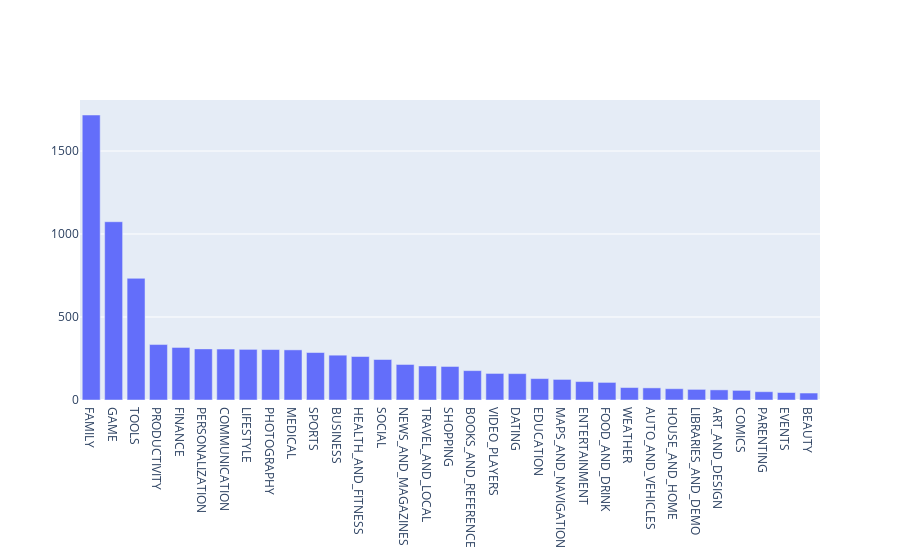

Notebook code cell kept with this figure:
### Markdown cell above
#### App Categories

### Code cell
import plotly
plotly.offline.init_notebook_mode(connected = True)
import plotly.graph_objs as go

uni_categories = len(df['Category'].unique())
print('Number of categories = ', uni_categories)

app_in_category = df['Category'].value_counts()
#sort
app_in_category = app_in_category.sort_values(ascending = False)

data = [go.Bar(
    x = app_in_category.index,  #index = category name
    y = app_in_category.values  #value = count
)]
plotly.offline.iplot(data)

### Figure 1 — Plotly figure (JSON) as saved in the notebook; plotly's stock layout.template omitted (floating-point values rounded to 4 significant figures)
{"data": [{"type": "bar", "x": ["FAMILY", "GAME", "TOOLS", "PRODUCTIVITY", "FINANCE", "PERSONALIZATION", "COMMUNICATION", "LIFESTYLE", "PHOTOGRAPHY", "MEDICAL", "SPORTS", "BUSINESS", "HEALTH_AND_FITNESS", "SOCIAL", "NEWS_AND_MAGAZINES", "TRAVEL_AND_LOCAL", "SHOPPING", "BOOKS_AND_REFERENCE", "VIDEO_PLAYERS", "DATING", "EDUCATION", "MAPS_AND_NAVIGATION", "ENTERTAINMENT", "FOOD_AND_DRINK", "WEATHER", "AUTO_AND_VEHICLES", "HOUSE_AND_HOME", "LIBRARIES_AND_DEMO", "ART_AND_DESIGN", "COMICS", "PARENTING", "EVENTS", "BEAUTY"], "y": [1717, 1074, 733, 334, 317, 308, 307, 305, 304, 302, 286, 270, 262, 244, 214, 205, 202, 177, 160, 159, 129, 124, 111, 106, 75, 73, 68, 64, 61, 58, 50, 45, 42]}], "layout": {"autosize": true, "xaxis": {"autorange": true, "range": [-0.5, 32.5], "type": "category"}, "yaxis": {"autorange": true, "range": [0, 1807.0], "type": "linear"}}}
